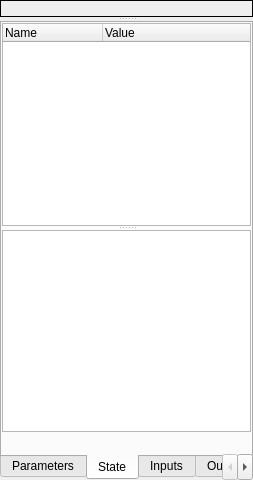
<?xml version="1.0" encoding="UTF-8"?>
<ui version="4.0">
 <class>UComponentsListWidget</class>
 <widget class="QWidget" name="UComponentsListWidget">
  <property name="geometry">
   <rect>
    <x>0</x>
    <y>0</y>
    <width>253</width>
    <height>480</height>
   </rect>
  </property>
  <property name="windowTitle">
   <string>Form</string>
  </property>
  <layout class="QVBoxLayout" name="verticalLayout_9">
   <property name="spacing">
    <number>2</number>
   </property>
   <property name="leftMargin">
    <number>0</number>
   </property>
   <property name="topMargin">
    <number>0</number>
   </property>
   <property name="rightMargin">
    <number>0</number>
   </property>
   <property name="bottomMargin">
    <number>0</number>
   </property>
   <item>
    <widget class="QSplitter" name="splitter">
     <property name="orientation">
      <enum>Qt::Vertical</enum>
     </property>
     <widget class="QWidget" name="verticalLayoutWidget_2">
      <layout class="QVBoxLayout" name="verticalLayout">
       <property name="spacing">
        <number>2</number>
       </property>
       <item>
        <layout class="QVBoxLayout" name="verticalLayoutTreeWidget"/>
       </item>
       <item>
        <widget class="QLabel" name="labelComponentClassName">
         <property name="maximumSize">
          <size>
           <width>16777215</width>
           <height>20</height>
          </size>
         </property>
         <property name="frameShape">
          <enum>QFrame::Box</enum>
         </property>
         <property name="text">
          <string/>
         </property>
        </widget>
       </item>
      </layout>
     </widget>
     <widget class="QWidget" name="verticalLayoutWidget">
      <layout class="QVBoxLayout" name="verticalLayout_2">
       <property name="bottomMargin">
        <number>0</number>
       </property>
       <item>
        <widget class="QTabWidget" name="tabWidgetComponentInfo">
         <property name="tabPosition">
          <enum>QTabWidget::South</enum>
         </property>
         <property name="tabShape">
          <enum>QTabWidget::Rounded</enum>
         </property>
         <property name="currentIndex">
          <number>1</number>
         </property>
         <widget class="QWidget" name="tabParameters">
          <attribute name="title">
           <string>Parameters</string>
          </attribute>
          <layout class="QVBoxLayout" name="verticalLayout_4">
           <property name="spacing">
            <number>2</number>
           </property>
           <property name="leftMargin">
            <number>0</number>
           </property>
           <property name="topMargin">
            <number>0</number>
           </property>
           <property name="rightMargin">
            <number>0</number>
           </property>
           <property name="bottomMargin">
            <number>0</number>
           </property>
           <item>
            <widget class="QSplitter" name="splitter_2">
             <property name="orientation">
              <enum>Qt::Vertical</enum>
             </property>
             <property name="childrenCollapsible">
              <bool>true</bool>
             </property>
             <widget class="QTreeWidget" name="treeWidgetParameters">
              <column>
               <property name="text">
                <string>Name</string>
               </property>
              </column>
              <column>
               <property name="text">
                <string>Value</string>
               </property>
              </column>
             </widget>
             <widget class="QPlainTextEdit" name="plainTextEditParameters">
              <property name="baseSize">
               <size>
                <width>0</width>
                <height>20</height>
               </size>
              </property>
              <property name="tabStopWidth">
               <number>20</number>
              </property>
             </widget>
            </widget>
           </item>
           <item>
            <layout class="QHBoxLayout" name="horizontalLayout_2">
             <property name="spacing">
              <number>0</number>
             </property>
             <property name="topMargin">
              <number>0</number>
             </property>
             <item>
              <widget class="QToolBar" name="toolBarParameters"/>
             </item>
             <item>
              <spacer name="horizontalSpacer_2">
               <property name="orientation">
                <enum>Qt::Horizontal</enum>
               </property>
               <property name="sizeHint" stdset="0">
                <size>
                 <width>40</width>
                 <height>20</height>
                </size>
               </property>
              </spacer>
             </item>
            </layout>
           </item>
          </layout>
         </widget>
         <widget class="QWidget" name="tabState">
          <attribute name="title">
           <string>State</string>
          </attribute>
          <layout class="QVBoxLayout" name="verticalLayout_5">
           <property name="spacing">
            <number>2</number>
           </property>
           <property name="leftMargin">
            <number>0</number>
           </property>
           <property name="topMargin">
            <number>0</number>
           </property>
           <property name="rightMargin">
            <number>0</number>
           </property>
           <property name="bottomMargin">
            <number>0</number>
           </property>
           <item>
            <widget class="QSplitter" name="splitter_3">
             <property name="orientation">
              <enum>Qt::Vertical</enum>
             </property>
             <property name="childrenCollapsible">
              <bool>true</bool>
             </property>
             <widget class="QTreeWidget" name="treeWidgetState">
              <column>
               <property name="text">
                <string>Name</string>
               </property>
              </column>
              <column>
               <property name="text">
                <string>Value</string>
               </property>
              </column>
             </widget>
             <widget class="QPlainTextEdit" name="plainTextEditState">
              <property name="baseSize">
               <size>
                <width>0</width>
                <height>20</height>
               </size>
              </property>
              <property name="tabStopWidth">
               <number>20</number>
              </property>
             </widget>
            </widget>
           </item>
           <item>
            <layout class="QHBoxLayout" name="horizontalLayout">
             <property name="spacing">
              <number>0</number>
             </property>
             <property name="topMargin">
              <number>0</number>
             </property>
             <item>
              <widget class="QToolBar" name="toolBarState"/>
             </item>
             <item>
              <spacer name="horizontalSpacer_4">
               <property name="orientation">
                <enum>Qt::Horizontal</enum>
               </property>
               <property name="sizeHint" stdset="0">
                <size>
                 <width>40</width>
                 <height>20</height>
                </size>
               </property>
              </spacer>
             </item>
            </layout>
           </item>
          </layout>
         </widget>
         <widget class="QWidget" name="tabInputs">
          <attribute name="title">
           <string>Inputs</string>
          </attribute>
          <layout class="QVBoxLayout" name="verticalLayout_6">
           <property name="spacing">
            <number>2</number>
           </property>
           <property name="leftMargin">
            <number>0</number>
           </property>
           <property name="topMargin">
            <number>0</number>
           </property>
           <property name="rightMargin">
            <number>0</number>
           </property>
           <property name="bottomMargin">
            <number>0</number>
           </property>
           <item>
            <widget class="QSplitter" name="splitter_4">
             <property name="orientation">
              <enum>Qt::Vertical</enum>
             </property>
             <property name="childrenCollapsible">
              <bool>true</bool>
             </property>
             <widget class="QTreeWidget" name="treeWidgetInputs">
              <column>
               <property name="text">
                <string>Name</string>
               </property>
              </column>
              <column>
               <property name="text">
                <string>Value</string>
               </property>
              </column>
              <column>
               <property name="text">
                <string>Type</string>
               </property>
              </column>
             </widget>
             <widget class="QPlainTextEdit" name="plainTextEditInputs">
              <property name="tabStopWidth">
               <number>20</number>
              </property>
             </widget>
            </widget>
           </item>
           <item>
            <layout class="QHBoxLayout" name="horizontalLayout_4">
             <property name="spacing">
              <number>0</number>
             </property>
             <property name="topMargin">
              <number>0</number>
             </property>
             <item>
              <widget class="QToolBar" name="toolBarInputs"/>
             </item>
             <item>
              <spacer name="horizontalSpacer_8">
               <property name="orientation">
                <enum>Qt::Horizontal</enum>
               </property>
               <property name="sizeHint" stdset="0">
                <size>
                 <width>40</width>
                 <height>20</height>
                </size>
               </property>
              </spacer>
             </item>
            </layout>
           </item>
          </layout>
         </widget>
         <widget class="QWidget" name="tabOutputs">
          <attribute name="title">
           <string>Outputs</string>
          </attribute>
          <layout class="QVBoxLayout" name="verticalLayout_3">
           <property name="spacing">
            <number>2</number>
           </property>
           <property name="leftMargin">
            <number>0</number>
           </property>
           <property name="topMargin">
            <number>0</number>
           </property>
           <property name="rightMargin">
            <number>0</number>
           </property>
           <property name="bottomMargin">
            <number>0</number>
           </property>
           <item>
            <widget class="QSplitter" name="splitter_5">
             <property name="orientation">
              <enum>Qt::Vertical</enum>
             </property>
             <property name="childrenCollapsible">
              <bool>true</bool>
             </property>
             <widget class="QTreeWidget" name="treeWidgetOutputs">
              <column>
               <property name="text">
                <string>Name</string>
               </property>
              </column>
              <column>
               <property name="text">
                <string>Value</string>
               </property>
              </column>
              <column>
               <property name="text">
                <string>Type</string>
               </property>
              </column>
             </widget>
             <widget class="QPlainTextEdit" name="plainTextEditOutputs">
              <property name="tabStopWidth">
               <number>20</number>
              </property>
             </widget>
            </widget>
           </item>
           <item>
            <layout class="QHBoxLayout" name="horizontalLayout_3">
             <property name="spacing">
              <number>0</number>
             </property>
             <property name="topMargin">
              <number>0</number>
             </property>
             <item>
              <widget class="QToolBar" name="toolBarOutputs"/>
             </item>
             <item>
              <spacer name="horizontalSpacer_6">
               <property name="orientation">
                <enum>Qt::Horizontal</enum>
               </property>
               <property name="sizeHint" stdset="0">
                <size>
                 <width>40</width>
                 <height>20</height>
                </size>
               </property>
              </spacer>
             </item>
            </layout>
           </item>
          </layout>
         </widget>
        </widget>
       </item>
      </layout>
     </widget>
    </widget>
   </item>
  </layout>
  <action name="actionSetGlobalParameters">
   <property name="text">
    <string>Set Global</string>
   </property>
  </action>
  <action name="actionSetGlobalOwnerParameters">
   <property name="text">
    <string>Set Global Owner</string>
   </property>
  </action>
  <action name="actionReloadParameters">
   <property name="text">
    <string>Reload</string>
   </property>
  </action>
  <action name="actionDefaultAllParameters">
   <property name="text">
    <string>Default All</string>
   </property>
  </action>
  <action name="actionSetGlobalState">
   <property name="text">
    <string>Set Global</string>
   </property>
  </action>
  <action name="actionSetGlobalOwnerState">
   <property name="text">
    <string>Set Global Owner</string>
   </property>
  </action>
  <action name="actionReloadState">
   <property name="text">
    <string>Reload</string>
   </property>
  </action>
  <action name="actionDefaultAllState">
   <property name="text">
    <string>Default All</string>
   </property>
  </action>
  <action name="actionSetGlobalInputs">
   <property name="text">
    <string>Set Global</string>
   </property>
  </action>
  <action name="actionSetGlobalOwnerInputs">
   <property name="text">
    <string>Set Global Owner</string>
   </property>
  </action>
  <action name="actionReloadInputs">
   <property name="text">
    <string>Reload</string>
   </property>
  </action>
  <action name="actionDefaultAllInputs">
   <property name="text">
    <string>Default All</string>
   </property>
  </action>
  <action name="actionSetGlobalOutputs">
   <property name="text">
    <string>Set Global</string>
   </property>
  </action>
  <action name="actionSetGlobalOwnerOutputs">
   <property name="text">
    <string>Set Global Owner</string>
   </property>
  </action>
  <action name="actionReloadOutputs">
   <property name="text">
    <string>Reload</string>
   </property>
  </action>
  <action name="actionDefaultAllOutputs">
   <property name="text">
    <string>Default All</string>
   </property>
  </action>
  <action name="actionComponentMoveUp">
   <property name="enabled">
    <bool>true</bool>
   </property>
   <property name="text">
    <string>Move up</string>
   </property>
  </action>
  <action name="actionComponentMoveDown">
   <property name="text">
    <string>Move down</string>
   </property>
  </action>
  <action name="actionComponentRename">
   <property name="text">
    <string>Rename</string>
   </property>
  </action>
  <action name="actionComponentDelete">
   <property name="text">
    <string>Delete</string>
   </property>
  </action>
  <action name="actionComponentReset">
   <property name="text">
    <string>Reset</string>
   </property>
  </action>
  <action name="actionComponentCalculate">
   <property name="text">
    <string>Calculate</string>
   </property>
  </action>
  <action name="actionComponentGUI">
   <property name="text">
    <string>GUI</string>
   </property>
  </action>
  <action name="actionCopyNameToClipboard">
   <property name="text">
    <string>Copy name to Clipboard</string>
   </property>
  </action>
  <action name="actionCopyLongNameToClipboard">
   <property name="text">
    <string>Copy long name to Clipboard</string>
   </property>
  </action>
  <action name="actionCopyClassNameToClipboard">
   <property name="text">
    <string>Copy class to Clipboard</string>
   </property>
  </action>
  <action name="actionShowParametersXML">
   <property name="text">
    <string>Show XML</string>
   </property>
  </action>
  <action name="actionShowStateXML">
   <property name="text">
    <string>Show XML</string>
   </property>
   <property name="toolTip">
    <string>Show XML</string>
   </property>
  </action>
  <action name="actionShowInputsXML">
   <property name="text">
    <string>Show XML</string>
   </property>
   <property name="toolTip">
    <string>Show XML</string>
   </property>
  </action>
  <action name="actionShowOutputsXML">
   <property name="text">
    <string>Show XML</string>
   </property>
   <property name="toolTip">
    <string>Show XML</string>
   </property>
  </action>
 </widget>
 <resources/>
 <connections/>
</ui>
